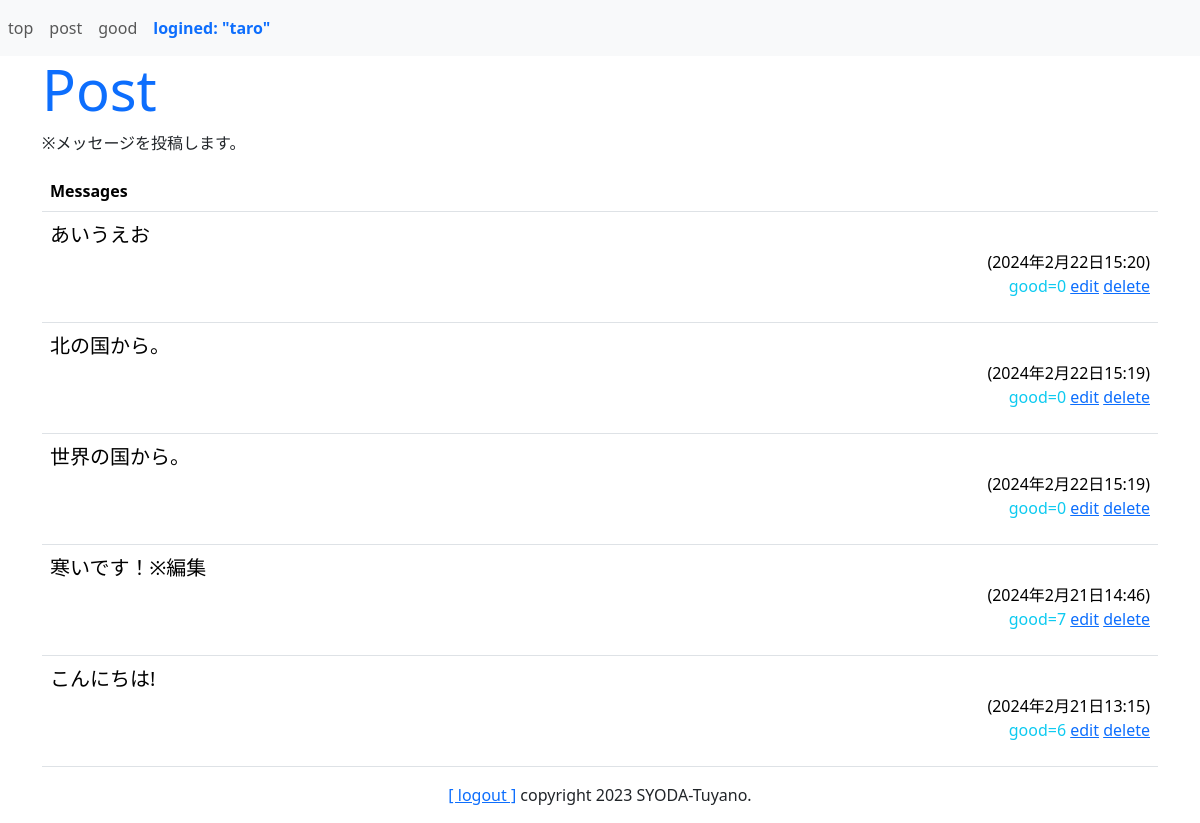
/sns/post (signed in), run on the app's committed database.
### sns/models.py (models this page shows, shortened)
class Message(models.Model):
    owner = models.ForeignKey(User, on_delete = models.CASCADE,\
        related_name = "message_owner")
    content = models.TextField(max_length = 1000)
    good_count = models.IntegerField(default = 0)
    pub_date = models.DateTimeField(auto_now_add = True)
    class Meta:
        ordering = ("-pub_date",)

### sns/views.py (the view)
# urls.py: path("post", views.post, name = "post"),
@login_required(login_url = "/admin/login/")
def post(request):
    if request.method == "POST":
        form = MessageForm(request.POST)
        if form.is_valid():
            post = form.save(commit = False)
            post.owner = request.user
            post.save()
            return redirect(to = "/sns/")
    else:
        messages = Message.objects.filter(owner = request.user).all()
        params = {
            "login_user":request.user, # layout.htmlで指定
            "contents":messages,
        }
        return render(request, "sns/post.html", params)

### sns/templates/sns/post.html (shortened to what this page needs)
{% extends 'sns/layout.html' %}
{% block header %}
<h1 class="display-4 text-primary">Post</h1>
<p class="caption">※メッセージを投稿します。</p>
{% endblock %}
{% block content %}
<table class="table mt-3">
    <tr><th>Messages</th></tr>
{% for item in contents %}
    <tr><td>
    <p class="fs-5 my-0">
        {{item.content}}</p>
    <p class="text-end my-0"> ({{item.pub_date}})</p>
    <p class="text-end my-0 text-info">
        good={{item.good_count}}
    <span>
        <a href="{% url 'edit' item.id %}">edit</a>
    </span>
    <span>
        <a href="{% url 'delete' item.id %}">delete</a>
    </span>
    </p>
</td></tr>
{% endfor %}
</table>
{% endblock %}

### sns/templates/sns/layout.html (shortened to what this page needs)
{% load static %}
<!DOCTYPE html>
<html lang="ja">
<head>
    <link href="https://cdn.jsdelivr.net/npm/bootstrap/dist/css/bootstrap.css"
        rel="stylesheet">
</head>
<body>
<nav class="navbar fixed-top navbar-expand navbar-light bg-light">
<ul style="width:100%" class="navbar-nav mr-auto">
    <li class="nav-item">
        <a class="nav-link" href="{% url 'index' %}">top</a>
    </li>
    <li class="nav-item">
        <a class="nav-link" href="{% url 'post' %}">post</a>
    </li>
    <li class="nav-item">
        <a class="nav-link" href="{% url 'goods' %}">good</a>
    </li>
    <li class="nav-item nav-link fw-bold text-primary">
        logined: "{{login_user}}"</li>
</ul>
</nav>
<div class="container">
    <div>
        {% block header %}
        {% endblock %}
    </div>
    <div class="content">
        {% block content %}
        {% endblock %}
    </div>
    <div class="my-3 text-center">
        <span class="font-weight-bold">
            <a href="/admin/logout?next=/sns/">
                [ logout ]</a></span>
        <span class="float-right">copyright 2023
            SYODA-Tuyano.</span>
    </div>
</div>
</body>
</html>

### sns/templates/sns/layout.html (style rules this page uses)
.navbar { position: relative; z-index: 1; }
.container { position: relative; z-index: 2; }

### data on the page
Message: content "あいうえお", pub_date "2024年2月22日15:20", good_count "0"
Message: content "北の国から。", pub_date "2024年2月22日15:19", good_count "0"
Message: content "世界の国から。", pub_date "2024年2月22日15:19", good_count "0"
Message: content "寒いです！※編集", pub_date "2024年2月21日14:46", good_count "7"
Message: content "こんにちは!", pub_date "2024年2月21日13:15", good_count "6"

### other printed values
{{ login_user }} "taro"
